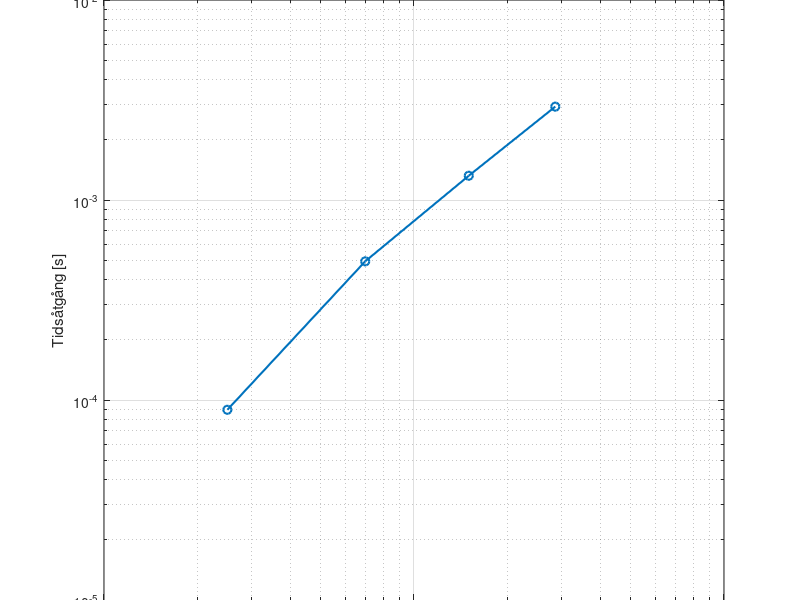

This figure's MATLAB source:
addpath('Matlab/Matlab/labb1-LinjarAlgebra-fackverk')

clear;      % Tar bort alla gamla variabler
clc;        % Rensar kommandofönstret
close all   % Stänger alla figurer

n =100; % antal iterationer;

% Kran 1
load('kran1.mat')
%whos % => A Size 250x250 då 127 noder -2 som sitter i väggen * 2 frihetsgrader x och y led
A = sparse(A);  % Glesar ut matrisen
%Skapa en b vektor med rätt storlek
%b = zeros(250,1); %250  A's size är 250x250
b = rand(250,1); %250  A's size är 250x250
size = [250];
time=0;
for i= 1:n
    timeStart = cputime;
    z=A\b;
    time = time + (cputime - timeStart);
end
tider = [time/n];
fprintf('Medeltid kran 1 = %.4f s\n', time/n);

% Kran 2
load('kran2.mat')
%whos % => A Size 696x696 då 350 noder -2 som sitter i väggen * 2 frihetsgrader x och y led
A = sparse(A);
%Skapa en b vektor med rätt storlek
%b = zeros(696,1);
b = rand(696,1);
size = [size, 696];
time=0;
for i= 1:n
    timeStart = cputime;
    z=A\b;
    time = time + (cputime - timeStart);
end
tider = [tider, time/n];
fprintf('Medeltid kran 2 = %.4f s\n', time/n);

% Kran 3
load('kran3.mat')
%whos % => A Size 2x1502 då 753 noder -2 som sitter i väggen * 2 frihetsgrader x och y led
A = sparse(A);
%Skapa en b vektor med rätt storlek
%b = zeros(1502,1);
b = rand(1502,1);
size = [size, 1502];
time=0;
for i= 1:n
    timeStart = cputime;
    z=A\b;
    time = time + (cputime - timeStart);
end
tider = [tider, time/n];
fprintf('Medeltid kran 3 = %.4f s\n', time/n); 

% Kran 4
load('kran4.mat')
%whos % => A Size 2856x2856 då 1430 noder -2 som sitter i väggen * 2 frihetsgrader x och y led
A = sparse(A);
%Skapa en b vektor med rätt storlek
%b = zeros(2856,1); 
b = rand(2856,1);
size = [size, 2856];
time=0; 
for i= 1:n
    timeStart = cputime;
    z=A\b;
    time = time + (cputime - timeStart);
end
tider = [tider, time/n];
fprintf('Medeltid kran 4 = %.4f s\n', time/n);

figure;
loglog(size, tider, 'o-', 'LineWidth', 1.5);
xlabel('Antal obekanta');
ylabel('Tidsåtgång [s]');

grid on;

size
tider
% Från uppgiften:
%Om tidsåtgången lyder potenssambandet T ≈ CN^α, där T är tidsåtgången och N är antalet obekanta 
% och C, α konstanter, så kan plottning i loglog-skala ge exponenten α som lutningen
%av resulterande linjen. Detta följer av att ta logaritmen på båda sidor av potenssambandet, vilket ger
%log T ≈log C+ αlog N.

% Linjen blir ganska rak vilket tyder på att sambandet håller hyfsat bra.
% Lutningen kan uppskattas med hjälp av polyfit:
p = polyfit(log(size), log(tider), 1) % 1 betyder linjär passning
lutning = p(1); % Lutningen är första koefficienten
fprintf('Uppskattad lutning α = %.2f\n', lutning);   
title("CPU-tid för Gausselimination på fackverk av olika storlek Uppgift 6, lutning "+lutning);

% Uppskattad lutnong α = 1.12

% Med Sparse
%Medeltid kran 1 = 0.0003 s
%Medeltid kran 2 = 0.0005 s
%Medeltid kran 3 = 0.0015 s
%Medeltid kran 4 = 0.0030 s

% jämfört med uppgift 4
%Medeltid kran 1 = 0.0072 s
%Medeltid kran 2 = 0.0197 s
%Medeltid kran 3 = 0.0817 s
%Medeltid kran 4 = 0.3793 s
